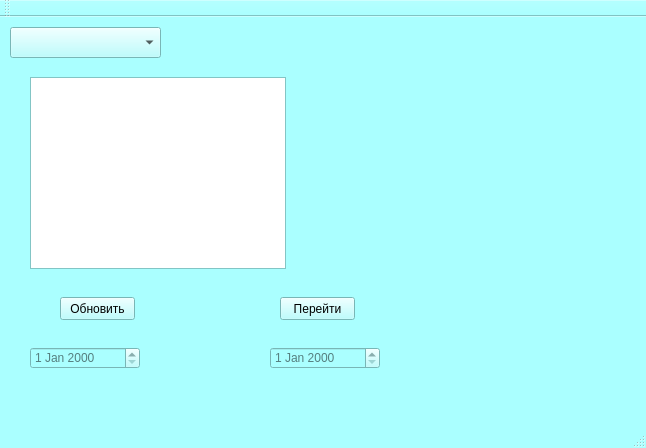
<?xml version="1.0" encoding="UTF-8"?>
<ui version="4.0">
 <class>MainWindow</class>
 <widget class="QMainWindow" name="MainWindow">
  <property name="geometry">
   <rect>
    <x>0</x>
    <y>0</y>
    <width>646</width>
    <height>448</height>
   </rect>
  </property>
  <property name="palette">
   <palette>
    <active>
     <colorrole role="WindowText">
      <brush brushstyle="SolidPattern">
       <color alpha="255">
        <red>0</red>
        <green>0</green>
        <blue>0</blue>
       </color>
      </brush>
     </colorrole>
     <colorrole role="Button">
      <brush brushstyle="SolidPattern">
       <color alpha="255">
        <red>170</red>
        <green>255</green>
        <blue>255</blue>
       </color>
      </brush>
     </colorrole>
     <colorrole role="Light">
      <brush brushstyle="SolidPattern">
       <color alpha="255">
        <red>255</red>
        <green>255</green>
        <blue>255</blue>
       </color>
      </brush>
     </colorrole>
     <colorrole role="Midlight">
      <brush brushstyle="SolidPattern">
       <color alpha="255">
        <red>212</red>
        <green>255</green>
        <blue>255</blue>
       </color>
      </brush>
     </colorrole>
     <colorrole role="Dark">
      <brush brushstyle="SolidPattern">
       <color alpha="255">
        <red>85</red>
        <green>127</green>
        <blue>127</blue>
       </color>
      </brush>
     </colorrole>
     <colorrole role="Mid">
      <brush brushstyle="SolidPattern">
       <color alpha="255">
        <red>113</red>
        <green>170</green>
        <blue>170</blue>
       </color>
      </brush>
     </colorrole>
     <colorrole role="Text">
      <brush brushstyle="SolidPattern">
       <color alpha="255">
        <red>0</red>
        <green>0</green>
        <blue>0</blue>
       </color>
      </brush>
     </colorrole>
     <colorrole role="BrightText">
      <brush brushstyle="SolidPattern">
       <color alpha="255">
        <red>255</red>
        <green>255</green>
        <blue>255</blue>
       </color>
      </brush>
     </colorrole>
     <colorrole role="ButtonText">
      <brush brushstyle="SolidPattern">
       <color alpha="255">
        <red>0</red>
        <green>0</green>
        <blue>0</blue>
       </color>
      </brush>
     </colorrole>
     <colorrole role="Base">
      <brush brushstyle="SolidPattern">
       <color alpha="255">
        <red>255</red>
        <green>255</green>
        <blue>255</blue>
       </color>
      </brush>
     </colorrole>
     <colorrole role="Window">
      <brush brushstyle="SolidPattern">
       <color alpha="255">
        <red>170</red>
        <green>255</green>
        <blue>255</blue>
       </color>
      </brush>
     </colorrole>
     <colorrole role="Shadow">
      <brush brushstyle="SolidPattern">
       <color alpha="255">
        <red>0</red>
        <green>0</green>
        <blue>0</blue>
       </color>
      </brush>
     </colorrole>
     <colorrole role="AlternateBase">
      <brush brushstyle="SolidPattern">
       <color alpha="255">
        <red>212</red>
        <green>255</green>
        <blue>255</blue>
       </color>
      </brush>
     </colorrole>
     <colorrole role="ToolTipBase">
      <brush brushstyle="SolidPattern">
       <color alpha="255">
        <red>255</red>
        <green>255</green>
        <blue>220</blue>
       </color>
      </brush>
     </colorrole>
     <colorrole role="ToolTipText">
      <brush brushstyle="SolidPattern">
       <color alpha="255">
        <red>0</red>
        <green>0</green>
        <blue>0</blue>
       </color>
      </brush>
     </colorrole>
    </active>
    <inactive>
     <colorrole role="WindowText">
      <brush brushstyle="SolidPattern">
       <color alpha="255">
        <red>0</red>
        <green>0</green>
        <blue>0</blue>
       </color>
      </brush>
     </colorrole>
     <colorrole role="Button">
      <brush brushstyle="SolidPattern">
       <color alpha="255">
        <red>170</red>
        <green>255</green>
        <blue>255</blue>
       </color>
      </brush>
     </colorrole>
     <colorrole role="Light">
      <brush brushstyle="SolidPattern">
       <color alpha="255">
        <red>255</red>
        <green>255</green>
        <blue>255</blue>
       </color>
      </brush>
     </colorrole>
     <colorrole role="Midlight">
      <brush brushstyle="SolidPattern">
       <color alpha="255">
        <red>212</red>
        <green>255</green>
        <blue>255</blue>
       </color>
      </brush>
     </colorrole>
     <colorrole role="Dark">
      <brush brushstyle="SolidPattern">
       <color alpha="255">
        <red>85</red>
        <green>127</green>
        <blue>127</blue>
       </color>
      </brush>
     </colorrole>
     <colorrole role="Mid">
      <brush brushstyle="SolidPattern">
       <color alpha="255">
        <red>113</red>
        <green>170</green>
        <blue>170</blue>
       </color>
      </brush>
     </colorrole>
     <colorrole role="Text">
      <brush brushstyle="SolidPattern">
       <color alpha="255">
        <red>0</red>
        <green>0</green>
        <blue>0</blue>
       </color>
      </brush>
     </colorrole>
     <colorrole role="BrightText">
      <brush brushstyle="SolidPattern">
       <color alpha="255">
        <red>255</red>
        <green>255</green>
        <blue>255</blue>
       </color>
      </brush>
     </colorrole>
     <colorrole role="ButtonText">
      <brush brushstyle="SolidPattern">
       <color alpha="255">
        <red>0</red>
        <green>0</green>
        <blue>0</blue>
       </color>
      </brush>
     </colorrole>
     <colorrole role="Base">
      <brush brushstyle="SolidPattern">
       <color alpha="255">
        <red>255</red>
        <green>255</green>
        <blue>255</blue>
       </color>
      </brush>
     </colorrole>
     <colorrole role="Window">
      <brush brushstyle="SolidPattern">
       <color alpha="255">
        <red>170</red>
        <green>255</green>
        <blue>255</blue>
       </color>
      </brush>
     </colorrole>
     <colorrole role="Shadow">
      <brush brushstyle="SolidPattern">
       <color alpha="255">
        <red>0</red>
        <green>0</green>
        <blue>0</blue>
       </color>
      </brush>
     </colorrole>
     <colorrole role="AlternateBase">
      <brush brushstyle="SolidPattern">
       <color alpha="255">
        <red>212</red>
        <green>255</green>
        <blue>255</blue>
       </color>
      </brush>
     </colorrole>
     <colorrole role="ToolTipBase">
      <brush brushstyle="SolidPattern">
       <color alpha="255">
        <red>255</red>
        <green>255</green>
        <blue>220</blue>
       </color>
      </brush>
     </colorrole>
     <colorrole role="ToolTipText">
      <brush brushstyle="SolidPattern">
       <color alpha="255">
        <red>0</red>
        <green>0</green>
        <blue>0</blue>
       </color>
      </brush>
     </colorrole>
    </inactive>
    <disabled>
     <colorrole role="WindowText">
      <brush brushstyle="SolidPattern">
       <color alpha="255">
        <red>85</red>
        <green>127</green>
        <blue>127</blue>
       </color>
      </brush>
     </colorrole>
     <colorrole role="Button">
      <brush brushstyle="SolidPattern">
       <color alpha="255">
        <red>170</red>
        <green>255</green>
        <blue>255</blue>
       </color>
      </brush>
     </colorrole>
     <colorrole role="Light">
      <brush brushstyle="SolidPattern">
       <color alpha="255">
        <red>255</red>
        <green>255</green>
        <blue>255</blue>
       </color>
      </brush>
     </colorrole>
     <colorrole role="Midlight">
      <brush brushstyle="SolidPattern">
       <color alpha="255">
        <red>212</red>
        <green>255</green>
        <blue>255</blue>
       </color>
      </brush>
     </colorrole>
     <colorrole role="Dark">
      <brush brushstyle="SolidPattern">
       <color alpha="255">
        <red>85</red>
        <green>127</green>
        <blue>127</blue>
       </color>
      </brush>
     </colorrole>
     <colorrole role="Mid">
      <brush brushstyle="SolidPattern">
       <color alpha="255">
        <red>113</red>
        <green>170</green>
        <blue>170</blue>
       </color>
      </brush>
     </colorrole>
     <colorrole role="Text">
      <brush brushstyle="SolidPattern">
       <color alpha="255">
        <red>85</red>
        <green>127</green>
        <blue>127</blue>
       </color>
      </brush>
     </colorrole>
     <colorrole role="BrightText">
      <brush brushstyle="SolidPattern">
       <color alpha="255">
        <red>255</red>
        <green>255</green>
        <blue>255</blue>
       </color>
      </brush>
     </colorrole>
     <colorrole role="ButtonText">
      <brush brushstyle="SolidPattern">
       <color alpha="255">
        <red>85</red>
        <green>127</green>
        <blue>127</blue>
       </color>
      </brush>
     </colorrole>
     <colorrole role="Base">
      <brush brushstyle="SolidPattern">
       <color alpha="255">
        <red>170</red>
        <green>255</green>
        <blue>255</blue>
       </color>
      </brush>
     </colorrole>
     <colorrole role="Window">
      <brush brushstyle="SolidPattern">
       <color alpha="255">
        <red>170</red>
        <green>255</green>
        <blue>255</blue>
       </color>
      </brush>
     </colorrole>
     <colorrole role="Shadow">
      <brush brushstyle="SolidPattern">
       <color alpha="255">
        <red>0</red>
        <green>0</green>
        <blue>0</blue>
       </color>
      </brush>
     </colorrole>
     <colorrole role="AlternateBase">
      <brush brushstyle="SolidPattern">
       <color alpha="255">
        <red>170</red>
        <green>255</green>
        <blue>255</blue>
       </color>
      </brush>
     </colorrole>
     <colorrole role="ToolTipBase">
      <brush brushstyle="SolidPattern">
       <color alpha="255">
        <red>255</red>
        <green>255</green>
        <blue>220</blue>
       </color>
      </brush>
     </colorrole>
     <colorrole role="ToolTipText">
      <brush brushstyle="SolidPattern">
       <color alpha="255">
        <red>0</red>
        <green>0</green>
        <blue>0</blue>
       </color>
      </brush>
     </colorrole>
    </disabled>
   </palette>
  </property>
  <property name="windowTitle">
   <string>Просмотр базы</string>
  </property>
  <widget class="QWidget" name="centralWidget">
   <widget class="QTableWidget" name="tableWidget">
    <property name="geometry">
     <rect>
      <x>30</x>
      <y>60</y>
      <width>256</width>
      <height>192</height>
     </rect>
    </property>
   </widget>
   <widget class="QPushButton" name="pushButton">
    <property name="geometry">
     <rect>
      <x>60</x>
      <y>280</y>
      <width>75</width>
      <height>23</height>
     </rect>
    </property>
    <property name="text">
     <string>Обновить</string>
    </property>
   </widget>
   <widget class="QPushButton" name="pushButton_2">
    <property name="geometry">
     <rect>
      <x>280</x>
      <y>280</y>
      <width>75</width>
      <height>23</height>
     </rect>
    </property>
    <property name="text">
     <string>Перейти</string>
    </property>
   </widget>
   <widget class="QComboBox" name="comboBox">
    <property name="geometry">
     <rect>
      <x>10</x>
      <y>10</y>
      <width>151</width>
      <height>31</height>
     </rect>
    </property>
    <property name="editable">
     <bool>false</bool>
    </property>
   </widget>
   <widget class="QTableView" name="tableView">
    <property name="geometry">
     <rect>
      <x>30</x>
      <y>60</y>
      <width>256</width>
      <height>192</height>
     </rect>
    </property>
   </widget>
   <widget class="QDateEdit" name="dateEdit">
    <property name="enabled">
     <bool>false</bool>
    </property>
    <property name="geometry">
     <rect>
      <x>30</x>
      <y>330</y>
      <width>110</width>
      <height>22</height>
     </rect>
    </property>
   </widget>
   <widget class="QDateEdit" name="dateEdit_2">
    <property name="enabled">
     <bool>false</bool>
    </property>
    <property name="geometry">
     <rect>
      <x>270</x>
      <y>330</y>
      <width>110</width>
      <height>22</height>
     </rect>
    </property>
   </widget>
  </widget>
  <widget class="QMenuBar" name="menuBar">
   <property name="geometry">
    <rect>
     <x>0</x>
     <y>0</y>
     <width>646</width>
     <height>21</height>
    </rect>
   </property>
  </widget>
  <widget class="QToolBar" name="mainToolBar">
   <attribute name="toolBarArea">
    <enum>TopToolBarArea</enum>
   </attribute>
   <attribute name="toolBarBreak">
    <bool>false</bool>
   </attribute>
  </widget>
  <widget class="QStatusBar" name="statusBar"/>
 </widget>
 <layoutdefault spacing="6" margin="11"/>
 <resources/>
 <connections/>
</ui>
